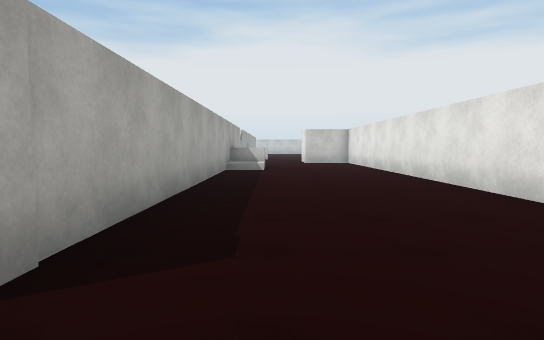
view 1 (above)

24 first-person views from a walk through a Unity game level. The camera is 1.4 m above the floor, tilts 4° down and sees 80° across. The floor is counted in squares, 2 m on a side. Each view is taken from the middle of a square. On the plan, view 1 faces up. The plan holds only what a view shows up to about 10 squares ahead; the rest is blank. The place goes on beyond the plan. Surface patterns are stand-ins for the level's own textures.

view 2
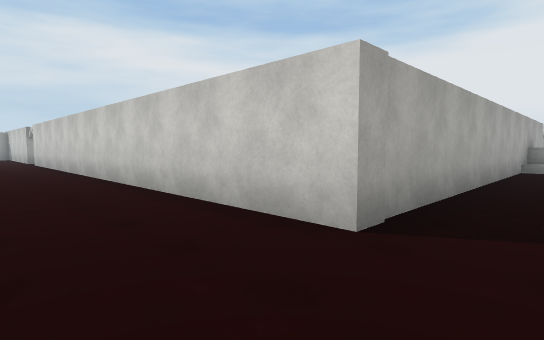

view 3
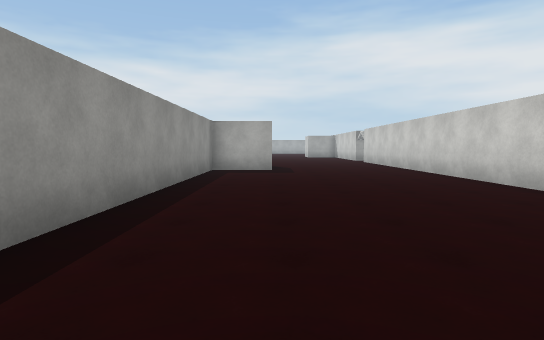

view 4
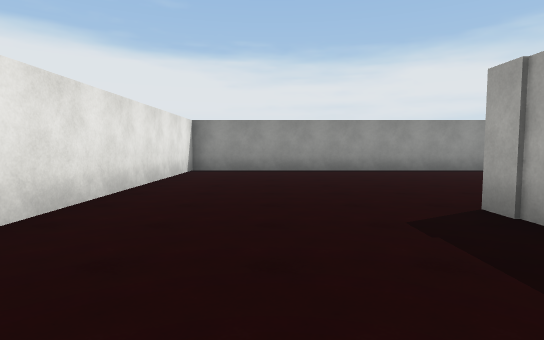

view 5
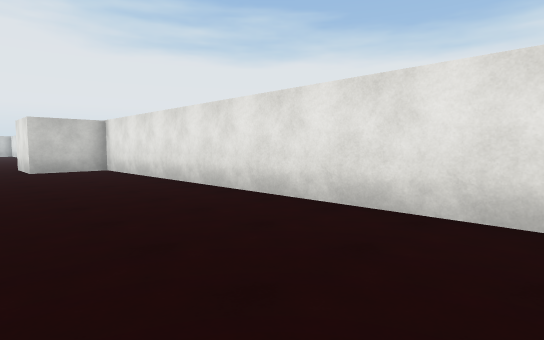

view 6
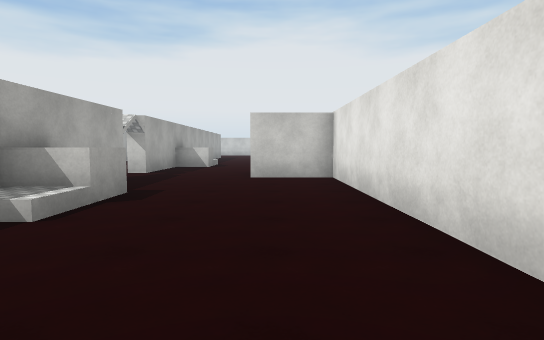

view 7
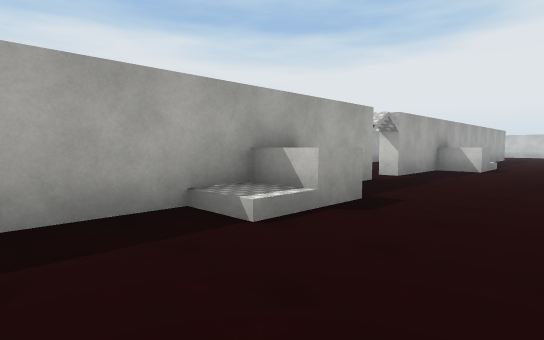

view 8
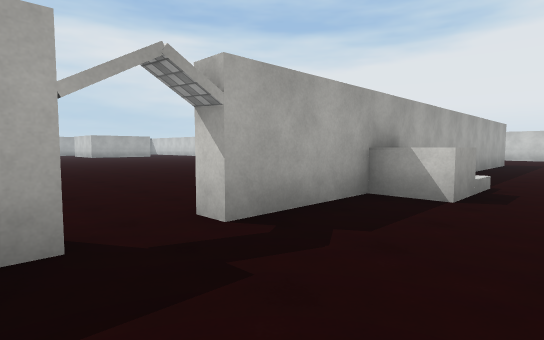

view 9
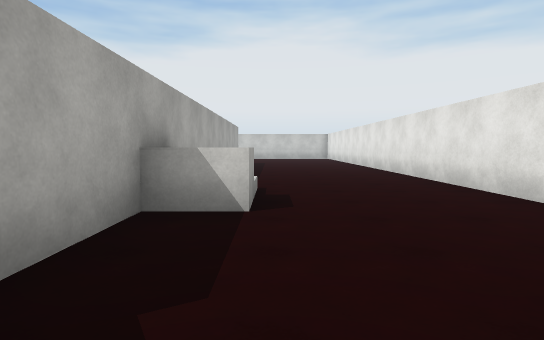

view 10
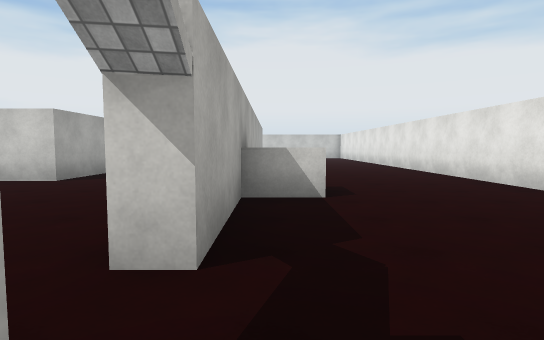

view 11
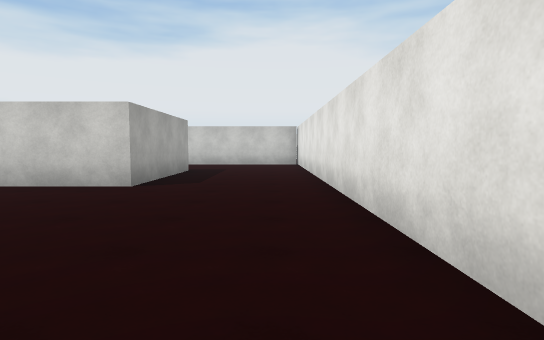

view 12
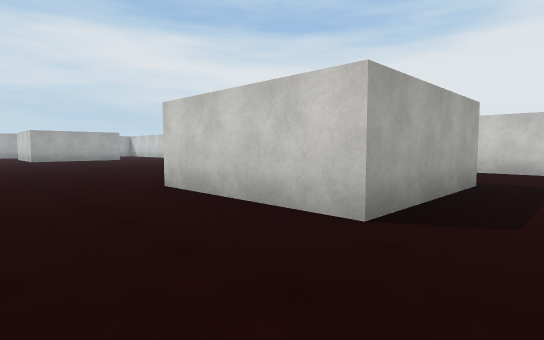

view 13
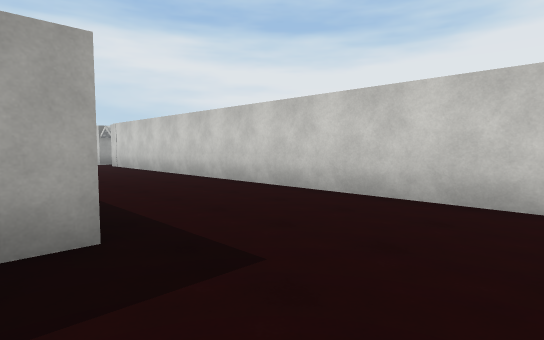

view 14
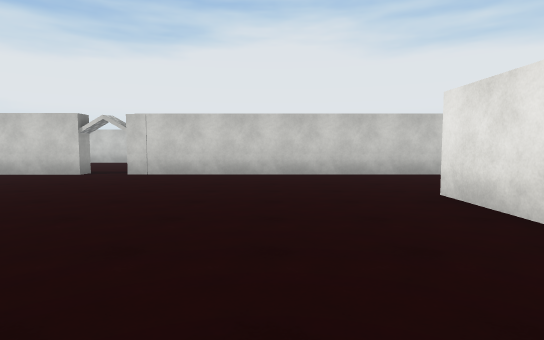

view 15
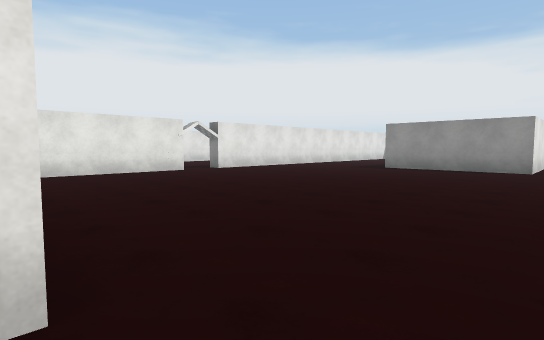

view 16
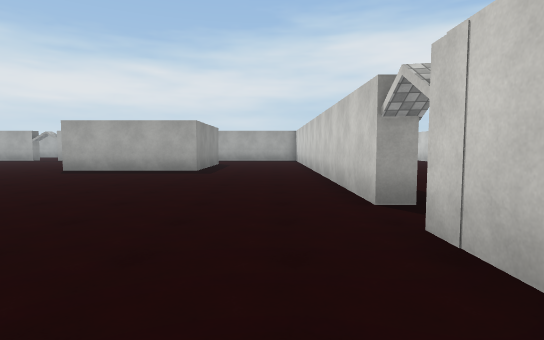

view 17
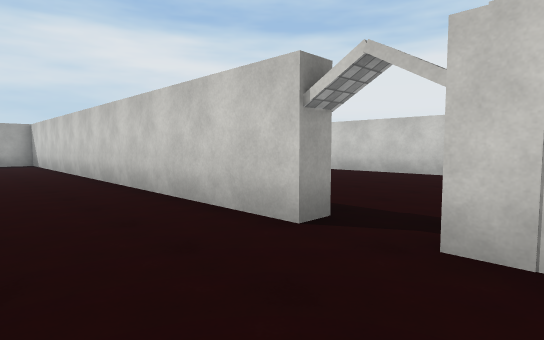

view 18
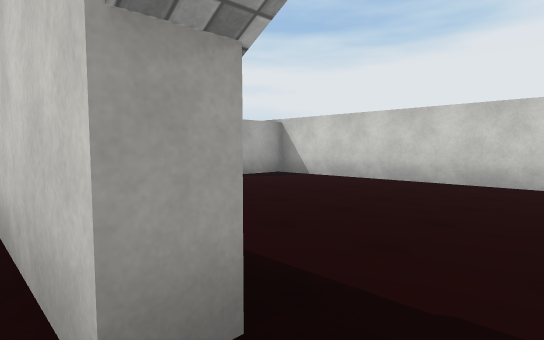

view 19
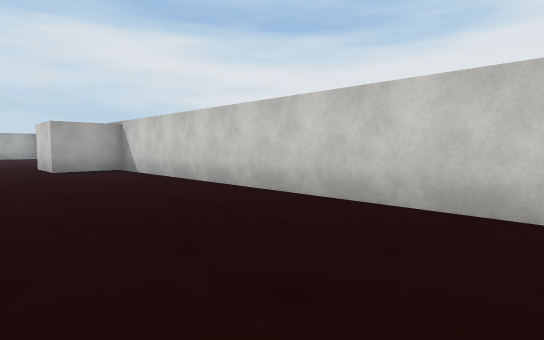

view 20
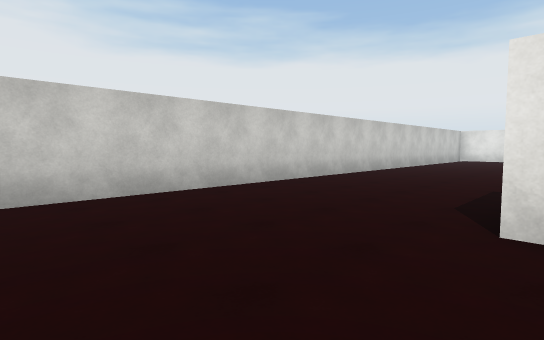

view 21
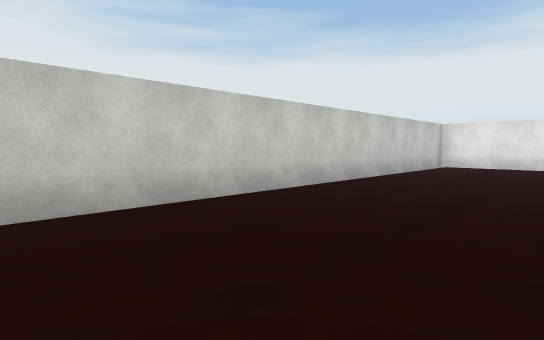

view 22
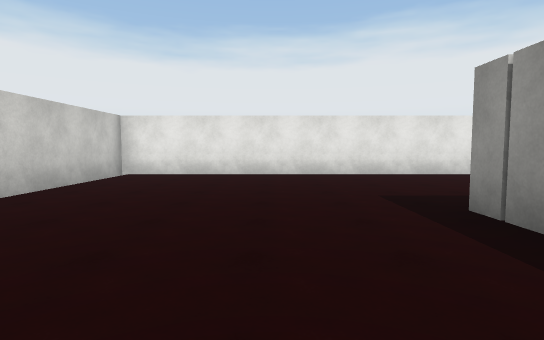

view 23
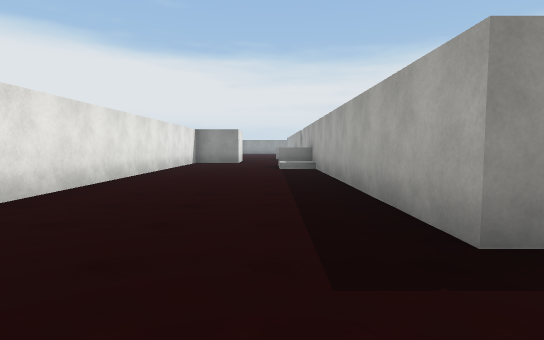

view 24
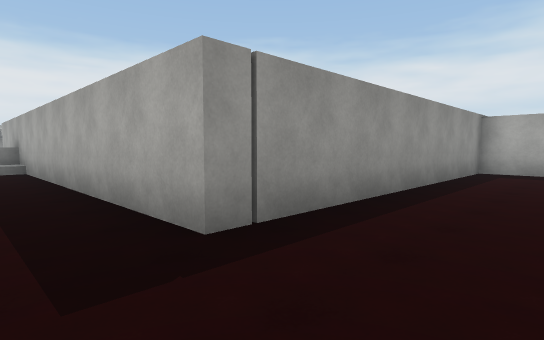

### Floor plan
Points are (right, up) in squares from view 1. A wall is a line through its corners. A room is listed if a view was taken in it or the views show most of it. See-through windows are left out.
Room 1 (views 1, 2, 3, 4, 5, 6, 7, 8, 9, 10, 19, 20, 21, 22, 23, 24)
walls: (-1.4, 14.6) (-1.4, 1.4) (-11.9, 1.4); (3.4, 19) (3.4, 34.9) (-22.5, 34.9) (-22.5, 33) (-24.2, 33); (3.4, 4) (3.4, 14.5) (1.5, 14.5) (1.5, 16.5); (-10, 30.2) (-10, 28.8) (-1.4, 28.8) (-1.4, 15.8) (-1.9, 15.8); (-10, -3) (-10, -4.8) (3.4, -4.8) (3.4, 2.2); (-16.9, 28.9) (-16.9, 28.3)
ways out: opening at (-16, 29) to room 2; opening at (-2, 15) to room 2
objects: other object (-1, 11) to (-1, 12); other object (-1, 19)
Room 2 (views 11, 12, 13, 14, 15, 16, 17, 18)
walls: (-9.9, 8) (-9.9, 10.3) (-7.5, 10.3); (-9.5, 22.9) (-9.5, 24.9); (-1.9, 15.8) (-1.9, 25); (-5.5, 24.9) (-5.5, 20.8) (-9.6, 20.8); (-23.1, 24.8) (-22.7, 24.8) (-22.7, 20.8); (-16.9, 28.3) (-24.5, 28.3); (-3.2, 28.3) (-15.8, 28.3)
ways out: opening at (-16, 29) to room 1; opening at (-2, 15) to room 1

Positions as (right, up) in squares from view 1, and headings:
1: (0, 0), facing up
2: (0, -1), facing up-left
3: (0, -3), facing left
4: (1, 5), facing down
5: (0, 4), facing up-right
6: (2, 7), facing up
7: (2, 8), facing up-left
8: (1, 14), facing up-left
9: (0, 15), facing up
10: (-1, 14), facing up
11: (-3, 15), facing up
12: (-4, 18), facing up-left
13: (-3, 24), facing up-left
14: (-12, 20), facing up
15: (-11, 21), facing down-right
16: (-13, 27), facing left
17: (-15, 26), facing up-left
18: (-16, 28), facing up-left
19: (-12, 31), facing up-left
20: (-15, 30), facing up-right
21: (-9, 31), facing up-right
22: (-5, 31), facing right
23: (0, 31), facing down
24: (0, 31), facing down-left
